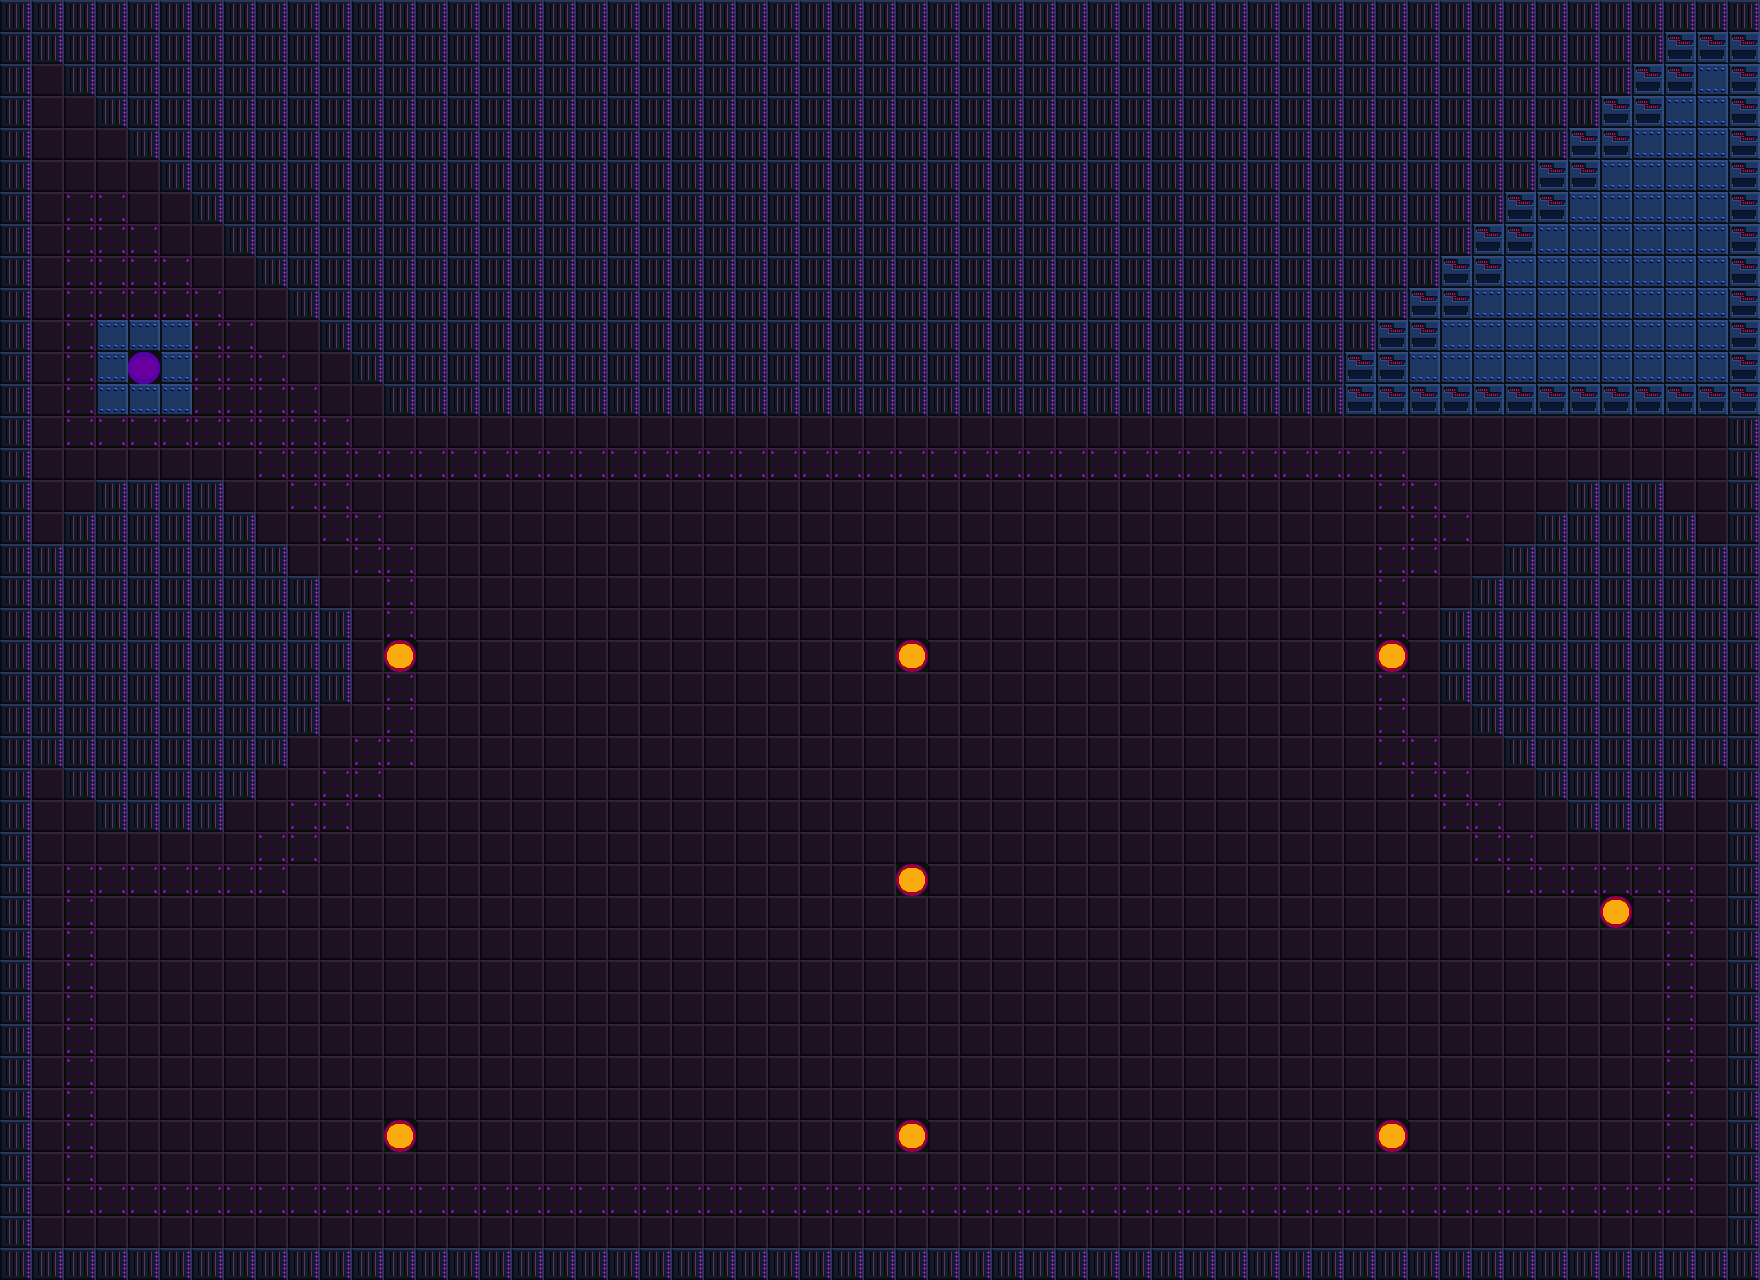

Tiled map render using the project's own tile images. Description and the map definition, with tile-layer contents summarised, below:
An orthogonal 55x40 tile map with 32x32 px tiles, 4 tile layers (Walls, Floor, PlayerSpawner, EnemySpawner).

<map version="1.2" tiledversion="1.3.1" orientation="orthogonal" renderorder="right-down" compressionlevel="0" width="55" height="40" tilewidth="32" tileheight="32" infinite="0" nextlayerid="5" nextobjectid="1">
 <tileset firstgid="1" name="StellarMaidenTileset" tilewidth="32" tileheight="32" tilecount="7" columns="0">
  <grid orientation="orthogonal" width="1" height="1" />
  <tile id="0">
   <image width="32" height="32" source="Sprites/Blue_Wall.png" />
  </tile>
  <tile id="1">
   <image width="32" height="32" source="Sprites/Purple_Tile.png" />
  </tile>
  <tile id="2">
   <image width="32" height="32" source="Sprites/T_Wall.png" />
  </tile>
  <tile id="3">
   <image width="32" height="32" source="Sprites/T_Tile.png" />
  </tile>
  <tile id="4">
   <image width="32" height="32" source="Sprites/player_spawn.png" />
  </tile>
  <tile id="5">
   <image width="32" height="32" source="Sprites/enemy_spawn.png" />
  </tile>
  <tile id="6">
   <image width="32" height="32" source="Sprites/Purple_Tile_Clean.png" />
  </tile>
 </tileset>
 <layer id="1" name="Walls" width="55" height="40">
  <data>[2200 cells, 858 non-empty, 2 distinct tile ids]</data>
 </layer>
 <layer id="2" name="Floor" width="55" height="40">
  <data>[2200 cells, 1342 non-empty, 3 distinct tile ids]</data>
 </layer>
 <layer id="3" name="PlayerSpawner" width="55" height="40">
  <data>[2200 cells, 1 non-empty, 1 distinct tile ids]</data>
 </layer>
 <layer id="4" name="EnemySpawner" width="55" height="40">
  <data>[2200 cells, 8 non-empty, 1 distinct tile ids]</data>
 </layer>
</map>